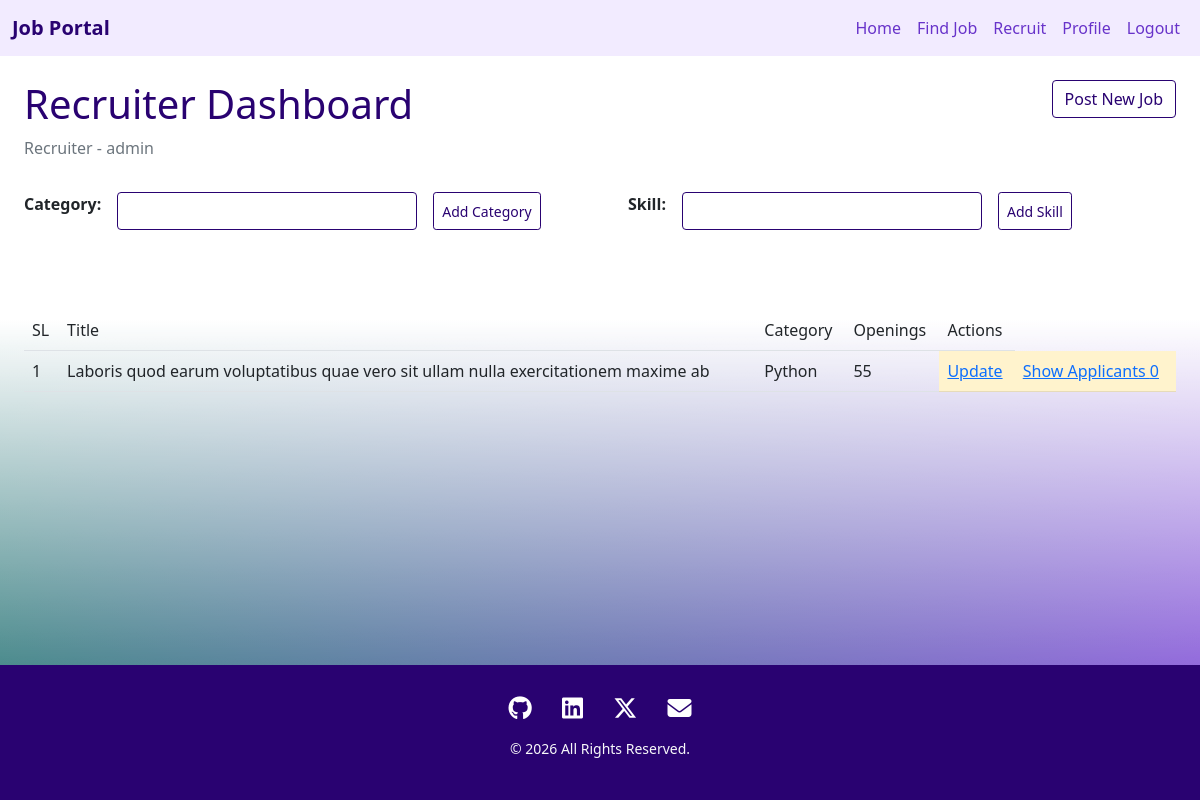
/recruiter_dashboard (signed in), run on the app's committed database.
### app_base/models.py (models this page shows, shortened)
class UserModel(AbstractUser):
    USER_TYPE = [
        ('Recruiter', 'Recruiter'),
        ('Seeker', 'Seeker')
    ]
    user_type = models.CharField(choices=USER_TYPE, max_length=20, default='Seeker')

class JobPost(models.Model):
    created_by = models.ForeignKey(UserModel, on_delete=models.CASCADE, related_name='jobs')
    title = models.CharField(max_length=255)
    openings = models.PositiveIntegerField()
    category = models.ForeignKey(Category, on_delete=models.SET_DEFAULT, default='Undefined')
    description = models.TextField(blank=True)
    skill_set = models.ManyToManyField(SkillSet, related_name='skill_set')
    created_at = models.DateTimeField(auto_now_add=True)

class Category(models.Model):
    name = models.CharField(max_length=100, unique=True)
    def __str__(self):
        return self.name

### app_base/views.py (the view)
# urls.py: path('recruiter_dashboard', recruiter_dashboard, name='recruiter_dashboard'),
@login_required
def recruiter_dashboard(request):
    jobs = JobPost.objects.filter(created_by=request.user).order_by("-created_at")
    return render(request, "recruiter_dashboard.html", {"jobs": jobs})

### app_base/templates/recruiter_dashboard.html (shortened to what this page needs)
{% extends 'master/base.html' %}
{% block content %}
  <div class="d-flex justify-content-between p-3">
    <div>
      <h1>Recruiter Dashboard</h1>
      <p class="text-muted mb-0">{{ user.user_type }} - {{ user.username }}</p>
    </div>
    <div>
      <a class="btn btn-outline-primary" href="{% url 'update_job' 0 %}">Post New Job</a>
    </div>
  </div>
  <div class="row">
    <div class="col">
      <form action="{% url 'add_category' %}" method="post">
        <div class="d-flex gap-3 p-3">
          <label class="fs-6">Category:</label>
          <input type="text" name="name" class="form-control" style="width: 300px;" />
          <button type="submit" class="btn btn-outline-primary btn-sm">Add Category</button>
        </div>
      </form>
    </div>
    <div class="col">
      <form action="{% url 'add_skill' %}" method="post">
        <div class="d-flex gap-3 p-3">
          <label class="fs-6">Skill:</label>
          <input type="text" name="name" class="form-control" style="width: 300px;" />
          <button type="submit" class="btn btn-outline-primary btn-sm">Add Skill</button>
        </div>
      </form>
    </div>
  </div>
  <div class="card-body my-5 table-responsive">
    <table class="table">
      <tr>
        <td>SL</td>
        <td>Title</td>
        <td>Category</td>
        <td>Openings</td>
        <td>Actions</td>
      </tr>
      {% for x in jobs %}
        <tr>
          <td>{{ forloop.counter }}</td>
          <td>{{ x.title }}</td>
          <td>{{ x.category }}</td>
          <td>{{ x.openings }}</td>
          <td class="table-warning"><a href="{% url 'update_job' x.id %}">Update</a></td>
          <td class="table-warning"><a href="{% url 'show_applicants' x.id %}">Show Applicants {{applicants_count|default:0}}</a></td>
        </tr>
      {% endfor %}
    </table>
  </div>
{% endblock %}

### app_base/templates/master/base.html (style rules this page uses)
:root { --brand: #6833ca; --brand-transperant: rgba(231, 217, 255, 0.53); --brand-light: rgba(217, 197, 251, 0.98); --brand-shadow: #6833ca7e; --brand-dark: #290271; }
body { display: flex; flex-direction: column; min-height: 100vh; width: 100%; height: 100%; background: linear-gradient(to bottom, #fff 0%, #fff 40%, rgba(255, 255, 255, 0) 100%), linear-gradient(to right, #065e61, #6831ce); position: relative; }
.btn-outline-primary { border-color: var(--brand-dark) !important; color: var(--brand-dark); }
.form-control, .form-select { border-color: var(--brand-dark); }
h1 { color: var(--brand-dark); }
label { font-weight: 700; }

### data on the page
UserModel: user_type "Recruiter", username "admin"
JobPost: title "Laboris quod earum voluptatibus quae vero sit ullam nulla exercitationem maxime ab", category "Python", openings "55", applicants_count "0"
